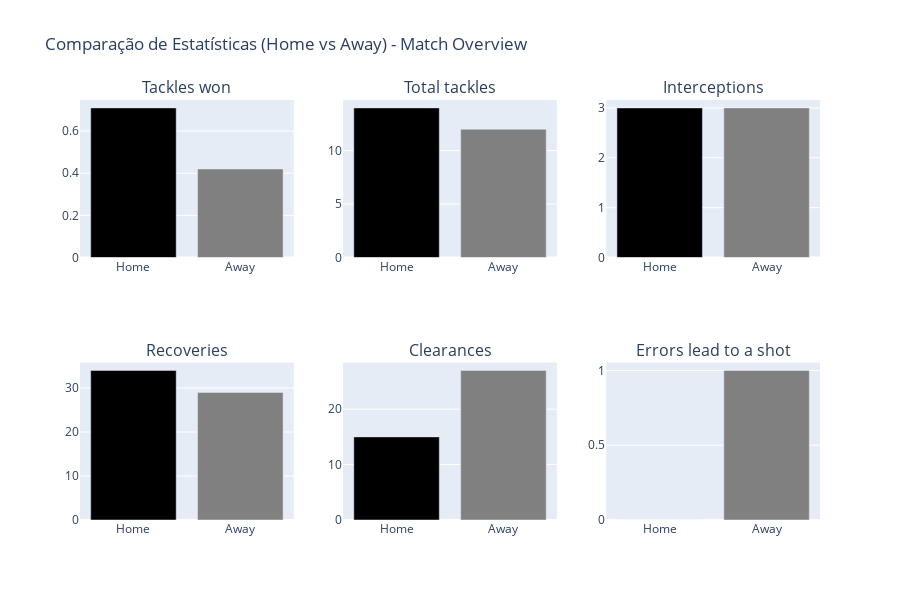

Notebook source saved alongside this figure:
### Code cell
import plotly.graph_objects as go
from plotly.subplots import make_subplots

# Criando a função para gerar múltiplos gráficos em uma única figura interativa
def create_comparative_bar_charts_single_image_plotly(df_tempo_completo_estatisticas_gerais):
    # Filtrar apenas as linhas onde Group é 'Match overview'
    filtered_df = df_tempo_completo_estatisticas_gerais[df_tempo_completo_estatisticas_gerais['Group'] == 'Defending']

    num_charts = len(filtered_df)
    cols = 3  # Número de colunas na grade
    rows = (num_charts + cols - 1) // cols  # Calcula o número de linhas necessário

    # Criar subplots
    fig = make_subplots(rows=rows, cols=cols, subplot_titles=filtered_df['Statistics'].tolist())

    # Adicionar cada gráfico à grade de subplots
    for i, (index, row) in enumerate(filtered_df.iterrows()):
        col = (i % cols) + 1
        row_idx = (i // cols) + 1

        fig.add_trace(
            go.Bar(
                x=['Home', 'Away'],
                y=[row['Home'], row['Away']],
                marker_color=['black', 'gray'],
                name=row['Statistics']
            ),
            row=row_idx,
            col=col
        )

    # Atualizar layout
    fig.update_layout(
        height=rows * 300,  # Altura total ajustada ao número de linhas
        width=900,  # Largura fixa
        title_text="Comparação de Estatísticas (Home vs Away) - Match Overview",
        showlegend=False
    )

    # Exibir a figura
    fig.show()

# Gerar os gráficos
create_comparative_bar_charts_single_image_plotly(result)

### Figure 1 — Plotly figure (JSON) as saved in the notebook; plotly's stock layout.template omitted (floating-point values rounded to 4 significant figures)
{"data": [{"marker": {"color": ["black", "gray"]}, "name": "Tackles won", "type": "bar", "x": ["Home", "Away"], "xaxis": "x", "y": [0.71, 0.42], "yaxis": "y"}, {"marker": {"color": ["black", "gray"]}, "name": "Total tackles", "type": "bar", "x": ["Home", "Away"], "xaxis": "x2", "y": [14, 12], "yaxis": "y2"}, {"marker": {"color": ["black", "gray"]}, "name": "Interceptions", "type": "bar", "x": ["Home", "Away"], "xaxis": "x3", "y": [3, 3], "yaxis": "y3"}, {"marker": {"color": ["black", "gray"]}, "name": "Recoveries", "type": "bar", "x": ["Home", "Away"], "xaxis": "x4", "y": [34, 29], "yaxis": "y4"}, {"marker": {"color": ["black", "gray"]}, "name": "Clearances", "type": "bar", "x": ["Home", "Away"], "xaxis": "x5", "y": [15, 27], "yaxis": "y5"}, {"marker": {"color": ["black", "gray"]}, "name": "Errors lead to a shot", "type": "bar", "x": ["Home", "Away"], "xaxis": "x6", "y": [0, 1], "yaxis": "y6"}], "layout": {"annotations": [{"font": {"size": 16}, "showarrow": false, "text": "Tackles won", "x": 0.1444, "xanchor": "center", "xref": "paper", "y": 1, "yanchor": "bottom", "yref": "paper"}, {"font": {"size": 16}, "showarrow": false, "text": "Total tackles", "x": 0.5, "xanchor": "center", "xref": "paper", "y": 1, "yanchor": "bottom", "yref": "paper"}, {"font": {"size": 16}, "showarrow": false, "text": "Interceptions", "x": 0.8556, "xanchor": "center", "xref": "paper", "y": 1, "yanchor": "bottom", "yref": "paper"}, {"font": {"size": 16}, "showarrow": false, "text": "Recoveries", "x": 0.1444, "xanchor": "center", "xref": "paper", "y": 0.375, "yanchor": "bottom", "yref": "paper"}, {"font": {"size": 16}, "showarrow": false, "text": "Clearances", "x": 0.5, "xanchor": "center", "xref": "paper", "y": 0.375, "yanchor": "bottom", "yref": "paper"}, {"font": {"size": 16}, "showarrow": false, "text": "Errors lead to a shot", "x": 0.8556, "xanchor": "center", "xref": "paper", "y": 0.375, "yanchor": "bottom", "yref": "paper"}], "height": 600, "showlegend": false, "title": {"text": "Comparação de Estatísticas (Home vs Away) - Match Overview"}, "width": 900, "xaxis": {"anchor": "y", "domain": [0, 0.2889]}, "xaxis2": {"anchor": "y2", "domain": [0.3556, 0.6444]}, "xaxis3": {"anchor": "y3", "domain": [0.7111, 1]}, "xaxis4": {"anchor": "y4", "domain": [0, 0.2889]}, "xaxis5": {"anchor": "y5", "domain": [0.3556, 0.6444]}, "xaxis6": {"anchor": "y6", "domain": [0.7111, 1]}, "yaxis": {"anchor": "x", "domain": [0.625, 1]}, "yaxis2": {"anchor": "x2", "domain": [0.625, 1]}, "yaxis3": {"anchor": "x3", "domain": [0.625, 1]}, "yaxis4": {"anchor": "x4", "domain": [0, 0.375]}, "yaxis5": {"anchor": "x5", "domain": [0, 0.375]}, "yaxis6": {"anchor": "x6", "domain": [0, 0.375]}}}
